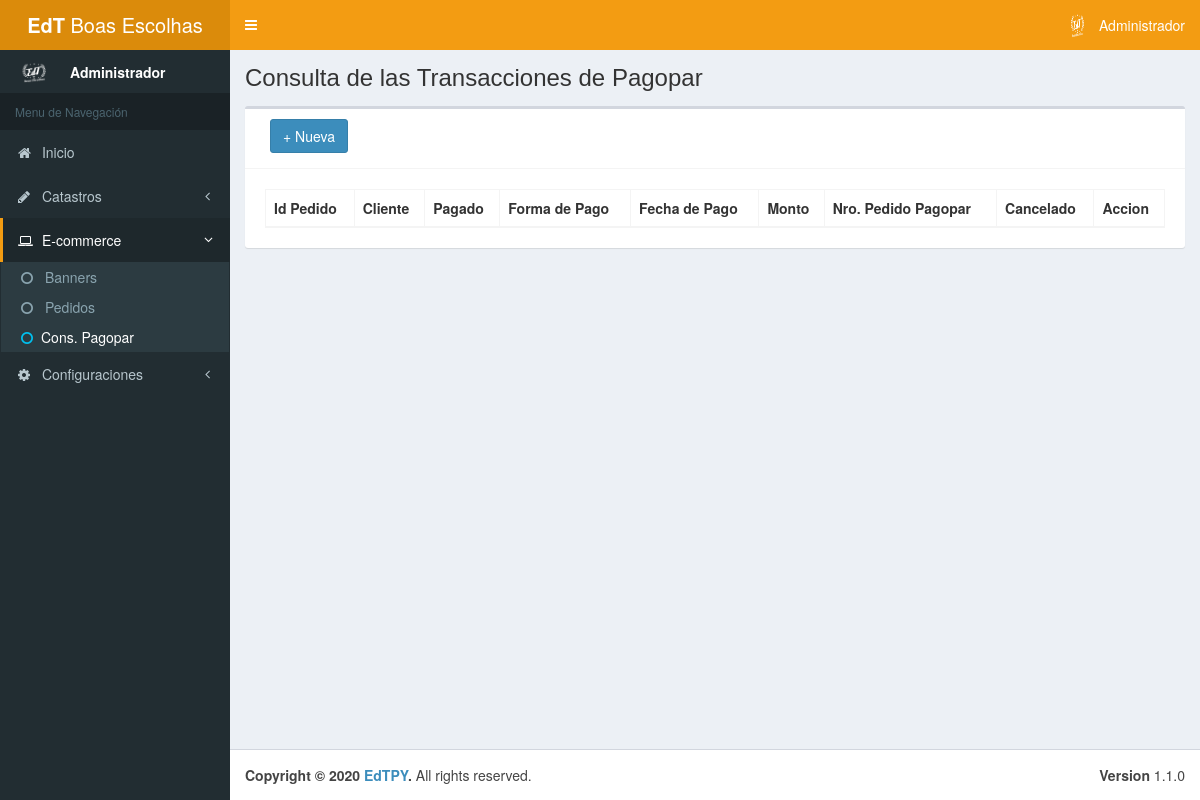
Before: /admin/consultapagopar.php (signed in) with the older database file.
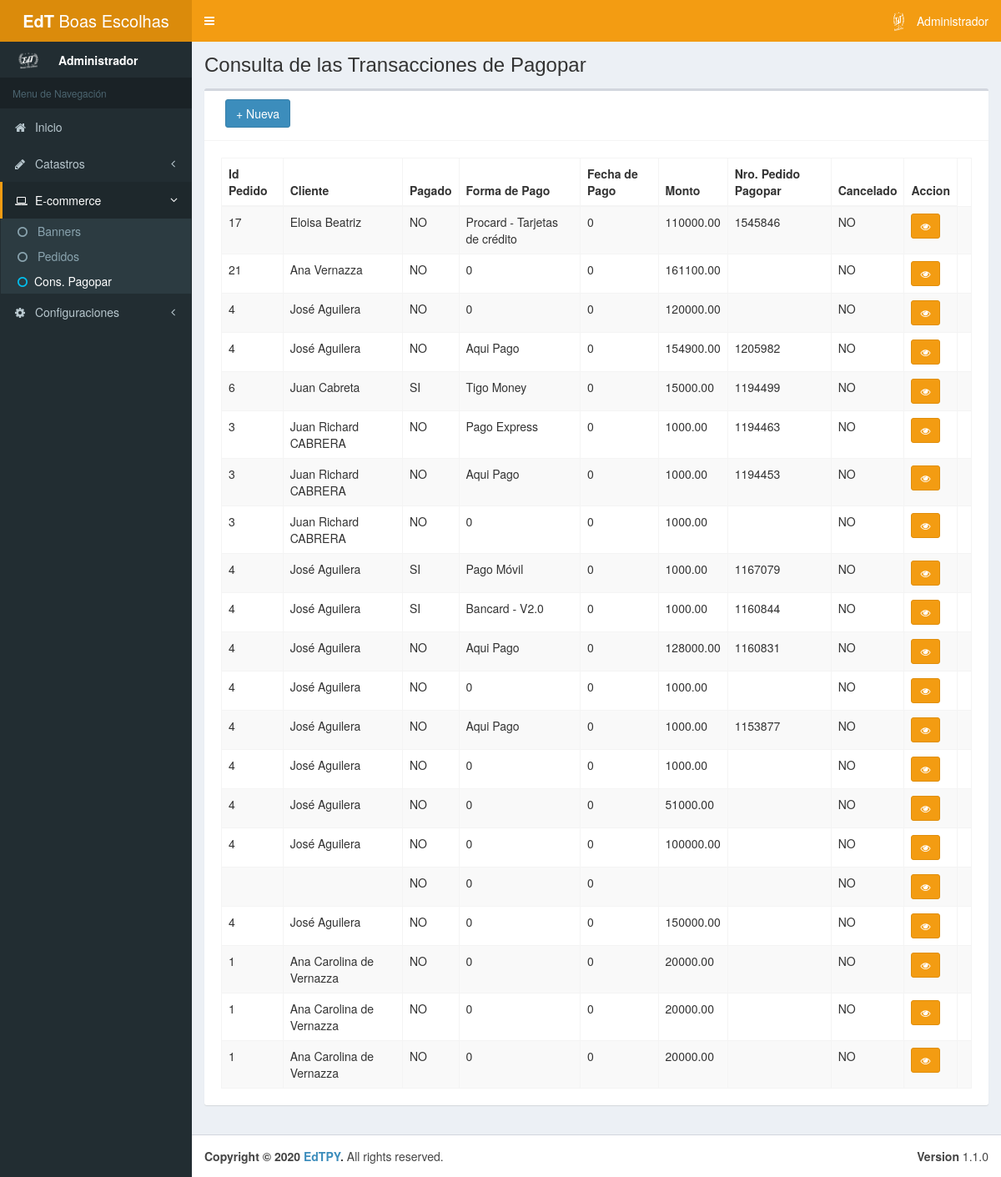
After: the same page with the newer database file.
### tables this page shows
CREATE TABLE `transactions` (
  `id` int(11) NOT NULL,
  `pagado` int(2) NOT NULL DEFAULT '0',
  `forma_pago` varchar(80) NOT NULL DEFAULT '0',
  `fecha_pago` varchar(80) NOT NULL DEFAULT '0',
  `monto` decimal(15,2) DEFAULT NULL,
  `fecha_maxima_pago` varchar(120) DEFAULT NULL,
  `hash_pedido` varchar(255) DEFAULT NULL,
  `numero_pedido` varchar(255) DEFAULT NULL,
  `cancelado` int(2) DEFAULT NULL,
  `forma_pago_identificador` int(2) DEFAULT NULL,
  `compradorId` int(11) DEFAULT NULL,
  `created` datetime DEFAULT CURRENT_TIMESTAMP,
  `updated` datetime DEFAULT NULL
);

CREATE TABLE `tb_cliente` (
  `id` int(11) NOT NULL,
  `nombre` varchar(80) NOT NULL,
  `apellido` varchar(80) DEFAULT NULL,
  `ruc` varchar(20) DEFAULT NULL COMMENT 'RUC, RG, CI',
  `documento` varchar(50) DEFAULT NULL,
  `razon_social` varchar(80) DEFAULT NULL,
  `mayorista` tinyint(1) NOT NULL,
  `telefono` varchar(20) DEFAULT NULL,
  `email` varchar(80) DEFAULT NULL,
  `url` varchar(80) DEFAULT NULL
);

### admin/consultapagopar.php (the view, shortened to what this page needs)
<!DOCTYPE html>
<html>
<head>
	<?php include 'includes/head.php'; ?>
</head>
<body class="hold-transition skin-yellow sidebar-mini">
	<div class="wrapper">
		<?php include 'includes/header.php'; ?>
		<?php include 'includes/aside.php'; ?>
		<div class="content-wrapper">
			<section class="content-header">
				<h1>
					Consulta de las Transacciones de Pagopar
				</h1>
			</section>
			<section class="content">
				<?php
				$transacciones = getAllTransactions();
				?>
				<div class="box">
					<div class="box-header with-border">
						<div class="col-md-3 pull-left">
							<button id="btnAdd" type="button" class="btn btn-primary" data-toggle="modal" data-target="#AddModal" style="margin-bottom: 5px;">+ Nueva</button>
						</div>
					</div>
					<div class="box-body">
						<div class="box-body table-responsive">
							<table class="table table-striped table-bordered display nowra" id="tabladatos">
							<thead>
								<tr>
									<th>Id Pedido</th>
									<th>Cliente</th>
									<th>Pagado</th>
									<th>Forma de Pago</th>
									<th>Fecha de Pago</th>
									<th>Monto</th>
									<th>Nro. Pedido Pagopar</th>
									<th>Cancelado</th>
									<th>Accion</th>
								</tr>
							</thead>
							<tbody>
								<?php
									if ($transacciones != null) {
										foreach ($transacciones as $row) {
								?>
								<tr>
									<td><?php echo $row['id'];?></td>
									<td><?php echo $row['nombre']." ".$row['apellido'];?></td>
									<td> <?php  if($row['pagado']==1){
											echo "SI";
										}else{
											echo "NO";
										}
										?>
									</td>
									<td> <?php echo $row['forma_pago'];?>
									<td> <?php echo $row['fecha_pago'];?>
									<td> <?php echo $row['monto'];?>
									<td> <?php echo $row['numero_pedido'];?>
									<td> <?php  if($row['cancelado']==1){
											echo "SI";
										}else{
											echo "NO";
										}
										?>
									</td>
									<td><a class="btn btn-warning btn-sm" href="consulta_transaccion.php?hash=<?php echo $row['hash_pedido']; ?>"> <i class="fa fa-eye"></i></a><td>
								</tr>
								<?php }}?>
							</tbody>
							</table>
						</div>
					</div>
				</div>
			</section>
		</div>
		<?php
		function getAllTransactions () {
			$connection = conn();
			$sql = "SELECT transactions.*, tb_cliente.* FROM transactions
					LEFT JOIN tb_cliente ON transactions.compradorId = tb_cliente.id
					ORDER BY transactions.id DESC";
			$query = $connection->prepare($sql);
			$query->execute();
			if ($query->rowCount() > 0) {
				$result= $query->fetchAll();
			} else {
				$result = null;
			}
			return $result;
		}
		?>
		<?php include "includes/footer.php"; ?>
	</div>
</body>
</html>

### admin/includes/head.php (shortened to what this page needs)
<link rel="stylesheet" href="https://maxcdn.bootstrapcdn.com/bootstrap/3.3.7/css/bootstrap.min.css">
<link href="https://gitcdn.github.io/bootstrap-toggle/2.2.2/css/bootstrap-toggle.min.css" rel="stylesheet">
<link rel="stylesheet" href="https://stackpath.bootstrapcdn.com/font-awesome/4.7.0/css/font-awesome.min.css">
<link rel="stylesheet" href="css/AdminLTE.min.css">
<link rel="stylesheet" href="css/skin-yellow.min.css">
<link rel="stylesheet" href="plugins/bootstrap-select/dist/css/bootstrap-select.min.css">
<link rel="stylesheet" href="plugins/bootstrap-colorpicker/dist/css/bootstrap-colorpicker.min.css">
<link rel="stylesheet" type="text/css" href="https://cdn.jsdelivr.net/npm/daterangepicker/daterangepicker.css" />
<link rel="stylesheet" type="text/css" href="plugins/DataTables/DataTables-1.10.20/css/dataTables.bootstrap.css"/>
<link rel="stylesheet" type="text/css" href="plugins/DataTables/DataTables-1.10.20/buttons.dataTables.min.css"/>
<link rel="stylesheet" type="text/css" href="plugins/bootstrap-datepicker/css/bootstrap-datepicker.standalone.min.css"/>
<link rel="stylesheet" type="text/css" href="plugins/bootstrap-datepicker/css/bootstrap-datepicker3.standalone.min.css"/>
<link rel="stylesheet" href="plugins/select2/dist/css/select2.min.css">
<link href="https://cdn.jsdelivr.net/gh/gitbrent/bootstrap4-toggle@3.6.1/css/bootstrap4-toggle.min.css" rel="stylesheet">
<link rel="stylesheet" href="css/select2-alt.css">
<link rel="stylesheet" href="css/estilos.css">

### admin/includes/header.php (shortened to what this page needs)
<header class="main-header">
	<a href="index.php" class="logo">
		<span class="logo-lg"><?php echo $_SESSION['empresa-menu'];?></span>
	</a>
	<nav class="navbar navbar-static-top">
		<a href="#" class="sidebar-toggle" data-toggle="push-menu" role="button">
		</a>
		<div class="navbar-custom-menu">
			<ul class="nav navbar-nav">
				<li class="dropdown user user-menu">
					<a href="#" class="dropdown-toggle" data-toggle="dropdown">
						<img src="../img/logo.png" class="user-image" alt="User Image">
						<span class="hidden-xs"><?php echo $_SESSION['nome_usuario'];?></span>
					</a>
				</li>
			</ul>
		</div>
	</nav>
</header>

### admin/includes/aside.php (shortened to what this page needs)
<aside class="main-sidebar">
	<section class="sidebar">
		<div class="user-panel">
			<div class="pull-left image">
				<img src="../img/logo.png" class="img-circle" alt="User Image">
			</div>
			<div class="pull-left info">
				<p><?php echo $_SESSION['nome_usuario'];?></p>
			</div>
		</div>
		<?php
			$inicio = "";
			$catastro = "";
			$ecommerce = "";
			$subbanner1 = "";
			$subbanner2 = "";
			$subpedidos1 = "";
			$subpedidos2 = "";
			$subconsultapagopar1= "";
			$subconsultapagopar2= "";
			$configuraciones = "";
			if (strpos($_SERVER['REQUEST_URI'], 'cliente.php') !== false){
				$catastro = "active";
				$subcliente1 = "active";
				$subcliente2 = "text-aqua";
			} else if (strpos($_SERVER['REQUEST_URI'], 'categoria.php') !== false){
				$catastro = "active";
				$subcategoria1 = "active";
				$subcategoria2 = "text-aqua";
			} else if (strpos($_SERVER['REQUEST_URI'], 'marca.php') !== false){
				$catastro = "active";
				$submarca1 = "active";
				$submarca2 = "text-aqua";
			} else if (strpos($_SERVER['REQUEST_URI'], 'atributo.php') !== false){
				$catastro = "active";
				$subatributo1 = "active";
				$subatributo2 = "text-aqua";
			} else if (strpos($_SERVER['REQUEST_URI'], 'revendedor.php') !== false){
				$catastro = "active";
				$subrevendedor1 = "active";
				$subrevendedor2 = "text-aqua";
			} else if (strpos($_SERVER['REQUEST_URI'], 'producto.php') !== false OR strpos($_SERVER['REQUEST_URI'], 'producto_detalle.php') !== false){
				$catastro = "active";
				$subproducto1 = "active";
				$subproducto2 = "text-aqua";
			} else if (strpos($_SERVER['REQUEST_URI'], 'pedido.php') !== false OR strpos($_SERVER['REQUEST_URI'], 'pedido_detalle.php') !== false){
				$ecommerce = "active";
				$subpedidos1 = "active";
				$subpedidos2 = "text-aqua";
			} else if (strpos($_SERVER['REQUEST_URI'], 'banner.php') !== false){
				$ecommerce = "active";
				$subbanner1 = "active";
				$subbanner2 = "text-aqua";
			} else if (strpos($_SERVER['REQUEST_URI'], 'consultapagopar.php') !== false){
				$ecommerce = "active";
				$subconsultapagopar1 = "active";
				$subconsultapagopar2 = "text-aqua";
			} else if (strpos($_SERVER['REQUEST_URI'], 'usuario.php') !== false){
				$configuraciones = "active";
				$subusuario1 = "active";
				$subusuario2 = "text-aqua";
			} else if (strpos($_SERVER['REQUEST_URI'], 'informaciones.php') !== false){
				$configuraciones = "active";
				$subinfo1 = "active";
				$subinfo2 = "text-aqua";
			} else {
				$inicio = "active";
			}
		?>
		<ul class="sidebar-menu" data-widget="tree">
			<li class="header">Menu de Navegación</li>
			<li class="<?php echo $inicio;?>">
				<a href="index.php">
					<i class="fa fa-home"></i> <span>Inicio</span>
				</a>
			</li>
			<li class="<?php echo $catastro;?> treeview">
				<a href="#">
					<i class="fa fa-pencil"></i> <span>Catastros</span>
					<span class="pull-right-container">
						<i class="fa fa-angle-left pull-right"></i>
					</span>
				</a>
			</li>
			<li class="<?php echo $ecommerce;?> treeview">
				<a href="#">
					<i class="fa fa-laptop"></i> <span>E-commerce</span>
					<span class="pull-right-container">
						<i class="fa fa-angle-left pull-right"></i>
					</span>
				</a>
				<ul class="treeview-menu">
					<li class="<?php echo $subbanner1;?>"><a href="banner.php"><i class="fa fa-circle-o <?php echo $subbanner2;?>"></i> Banners</a></li>
					<li class="<?php echo $subpedidos1;?>"><a href="pedido.php"><i class="fa fa-circle-o <?php echo $subpedidos2;?>"></i> Pedidos</a></li>
					<li class="<?php echo $subconsultapagopar1;?>"><a href="consultapagopar.php"><i class="fa fa-circle-o <?php echo $subconsultapagopar2;?>"></i>Cons. Pagopar</a></li>
				</ul>
			</li>
			<?php
				if ($_SESSION['tipo'] == 0) {
			?>
			<li class="<?php echo $configuraciones;?> treeview">
				<a href="#">
					<i class="fa fa-gear"></i> <span>Configuraciones</span>
					<span class="pull-right-container">
						<i class="fa fa-angle-left pull-right"></i>
					</span>
				</a>
			</li>
			<?php
				}
			?>
		</ul>
	</section>
</aside>

### admin/includes/footer.php
<footer class="main-footer">
	<div class="pull-right hidden-xs">
		<b>Version</b> 1.1.0
	</div>
	<strong>Copyright &copy; 2020 <a href=""><?php echo $_SESSION['empresa'];?></a>.</strong> All rights
	reserved.
</footer>

Changed rows visible on the page:
added transactions: tb_cliente.id "17", tb_cliente.nombre "Eloisa", tb_cliente.apellido "Beatriz", pagado "NO", forma_pago "Procard - Tarjetas de crédito", fecha_pago "0", monto "110000.00", numero_pedido "1545846", cancelado "NO"
added transactions: tb_cliente.id "21", tb_cliente.nombre "Ana", tb_cliente.apellido "Vernazza", pagado "NO", forma_pago "0", fecha_pago "0", monto "161100.00"
added transactions: tb_cliente.id "4", tb_cliente.nombre "José", tb_cliente.apellido "Aguilera", pagado "NO", forma_pago "0", fecha_pago "0", monto "120000.00"
added transactions: tb_cliente.id "4", tb_cliente.nombre "José", tb_cliente.apellido "Aguilera", pagado "NO", forma_pago "Aqui Pago", fecha_pago "0", monto "154900.00", numero_pedido "1205982", cancelado "NO"
added transactions: tb_cliente.id "6", tb_cliente.nombre "Juan", tb_cliente.apellido "Cabreta", pagado "SI", forma_pago "Tigo Money", fecha_pago "0", monto "15000.00", numero_pedido "1194499", cancelado "NO"
added transactions: tb_cliente.id "3", tb_cliente.nombre "Juan Richard", tb_cliente.apellido "CABRERA", pagado "NO", forma_pago "Pago Express", fecha_pago "0", monto "1000.00", numero_pedido "1194463", cancelado "NO"
added transactions: tb_cliente.id "3", tb_cliente.nombre "Juan Richard", tb_cliente.apellido "CABRERA", pagado "NO", forma_pago "Aqui Pago", fecha_pago "0", monto "1000.00", numero_pedido "1194453", cancelado "NO"
added transactions: tb_cliente.id "3", tb_cliente.nombre "Juan Richard", tb_cliente.apellido "CABRERA", pagado "NO", forma_pago "0", fecha_pago "0", monto "1000.00"
added transactions: tb_cliente.id "4", tb_cliente.nombre "José", tb_cliente.apellido "Aguilera", pagado "SI", forma_pago "Pago Móvil", fecha_pago "0", monto "1000.00", numero_pedido "1167079", cancelado "NO"
added transactions: tb_cliente.id "4", tb_cliente.nombre "José", tb_cliente.apellido "Aguilera", pagado "SI", forma_pago "Bancard - V2.0", fecha_pago "0", monto "1000.00", numero_pedido "1160844", cancelado "NO"
added transactions: tb_cliente.id "4", tb_cliente.nombre "José", tb_cliente.apellido "Aguilera", pagado "NO", forma_pago "Aqui Pago", fecha_pago "0", monto "128000.00", numero_pedido "1160831", cancelado "NO"
added transactions: tb_cliente.id "4", tb_cliente.nombre "José", tb_cliente.apellido "Aguilera", pagado "NO", forma_pago "0", fecha_pago "0", monto "1000.00"
added transactions: tb_cliente.id "4", tb_cliente.nombre "José", tb_cliente.apellido "Aguilera", pagado "NO", forma_pago "Aqui Pago", fecha_pago "0", monto "1000.00", numero_pedido "1153877", cancelado "NO"
added transactions: tb_cliente.id "4", tb_cliente.nombre "José", tb_cliente.apellido "Aguilera", pagado "NO", forma_pago "0", fecha_pago "0", monto "1000.00"
added transactions: tb_cliente.id "4", tb_cliente.nombre "José", tb_cliente.apellido "Aguilera", pagado "NO", forma_pago "0", fecha_pago "0", monto "51000.00"
added transactions: tb_cliente.id "4", tb_cliente.nombre "José", tb_cliente.apellido "Aguilera", pagado "NO", forma_pago "0", fecha_pago "0", monto "100000.00"
added transactions: pagado "NO", forma_pago "0", fecha_pago "0"
added transactions: tb_cliente.id "4", tb_cliente.nombre "José", tb_cliente.apellido "Aguilera", pagado "NO", forma_pago "0", fecha_pago "0", monto "150000.00"
added transactions: tb_cliente.id "1", tb_cliente.nombre "Ana Carolina", tb_cliente.apellido "de Vernazza", pagado "NO", forma_pago "0", fecha_pago "0", monto "20000.00"
added transactions: tb_cliente.id "1", tb_cliente.nombre "Ana Carolina", tb_cliente.apellido "de Vernazza", pagado "NO", forma_pago "0", fecha_pago "0", monto "20000.00"
added transactions: tb_cliente.id "1", tb_cliente.nombre "Ana Carolina", tb_cliente.apellido "de Vernazza", pagado "NO", forma_pago "0", fecha_pago "0", monto "20000.00"
